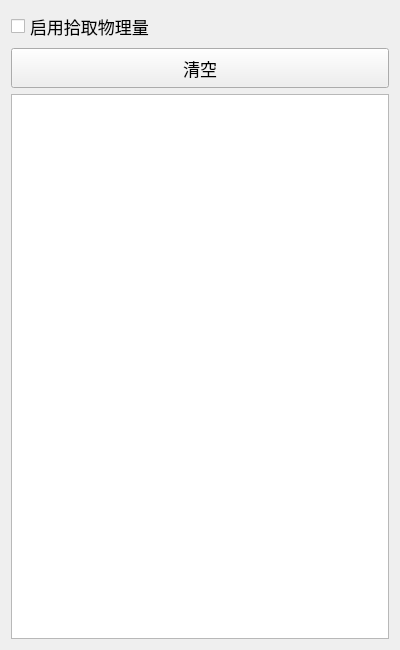
<?xml version="1.0" encoding="UTF-8"?>
<ui version="4.0">
 <class>ProbeSettingsWidget</class>
 <widget class="QWidget" name="ProbeSettingsWidget">
  <property name="geometry">
   <rect>
    <x>0</x>
    <y>0</y>
    <width>400</width>
    <height>650</height>
   </rect>
  </property>
  <property name="windowTitle">
   <string>Form</string>
  </property>
  <property name="styleSheet">
   <string notr="true">QWidget{
font-family: &quot;Microsoft YaHei&quot;, &quot;微软雅黑&quot;;
}
QPushButton {
    font-size: 17px;
    min-height: 32px;
}
QPushButton#pushButton {
    background-color: rgb(224, 233, 244);
    border-width: 1px;
    border-color: rgb(121, 121, 121);
    border-style: solid;
    min-height: 33px;
    border-top: 1px solid rgb(169, 169, 169);
    border-bottom: 1px solid rgb(169, 169, 169);
    border-left: none;
    border-right: none;
    text-align: left;
    padding-left: 15px;
    font-size: 17px;
}
QLabel {
    font-size: 17px;
    color: rgb(51, 51, 51);
}
QLabel#pageNameLabel {
    font-size: 20px;
    padding-left: 9px;
    color: rgb(53, 103, 147);
}
QLineEdit, QTextEdit, QPlainTextEdit, QSpinBox, QDoubleSpinBox, QDateTimeEdit {
    border: 1px solid rgb(200, 200, 200);
    border-radius: 2px;
    font-size: 17px;
    min-height: 30px;
}
QLineEdit:focus, QTextEdit:focus, QPlainTextEdit:focus,
QSpinBox:focus, QDoubleSpinBox:focus, QDateTimeEdit:focus {
    border-color: rgb(100, 100, 255);
    outline: none;
}
QComboBox {
    font-size: 17px;
    color: rgb(51, 51, 51);
    padding-left: 6px;
    background: rgb(240, 240, 240);
    border: 1px solid rgb(169, 169, 169);
    border-radius: 3px;
    min-height: 30px;
}
QComboBox::drop-down {
    subcontrol-origin: padding;
    subcontrol-position: top right;
    width: 20px;
    background: rgb(240, 240, 240);
    border-left: 1px solid rgb(190, 190, 190);
}
QComboBox::down-arrow {
    image: url(:/resources/arrow_down_drawn.svg);
    width: 12px;
    height: 12px;
}
QSpinBox::up-button, QDoubleSpinBox::up-button {
    subcontrol-origin: border;
    subcontrol-position: top right;
    width: 18px;
    border-left: 1px solid rgb(190, 190, 190);
    border-bottom: 1px solid rgb(210, 210, 210);
    background: rgb(240, 240, 240);
}
QSpinBox::down-button, QDoubleSpinBox::down-button {
    subcontrol-origin: border;
    subcontrol-position: bottom right;
    width: 18px;
    border-left: 1px solid rgb(190, 190, 190);
    background: rgb(240, 240, 240);
}
QSpinBox::up-arrow, QDoubleSpinBox::up-arrow {
    image: url(:/resources/arrow_up_drawn.svg);
    width: 10px;
    height: 10px;
}
QSpinBox::down-arrow, QDoubleSpinBox::down-arrow {
    image: url(:/resources/arrow_down_drawn.svg);
    width: 10px;
    height: 10px;
}
QRadioButton, QCheckBox, QGroupBox {
    font-size: 17px;
}
QTableWidget, QTreeWidget, QListWidget {
    font-size: 16px;
    gridline-color: rgb(210, 210, 210);
}

</string>
  </property>
  <layout class="QVBoxLayout" name="verticalLayout">
   <item>
    <widget class="QCheckBox" name="enableProbeCheckBox">
     <property name="text">
      <string>启用拾取物理量</string>
     </property>
    </widget>
   </item>
   <item>
    <widget class="QPushButton" name="clearPushButton">
     <property name="text">
      <string>清空</string>
     </property>
    </widget>
   </item>
   <item>
    <widget class="QTableWidget" name="probeTable"/>
   </item>
  </layout>
 </widget>
 <resources/>
 <connections/>
</ui>
